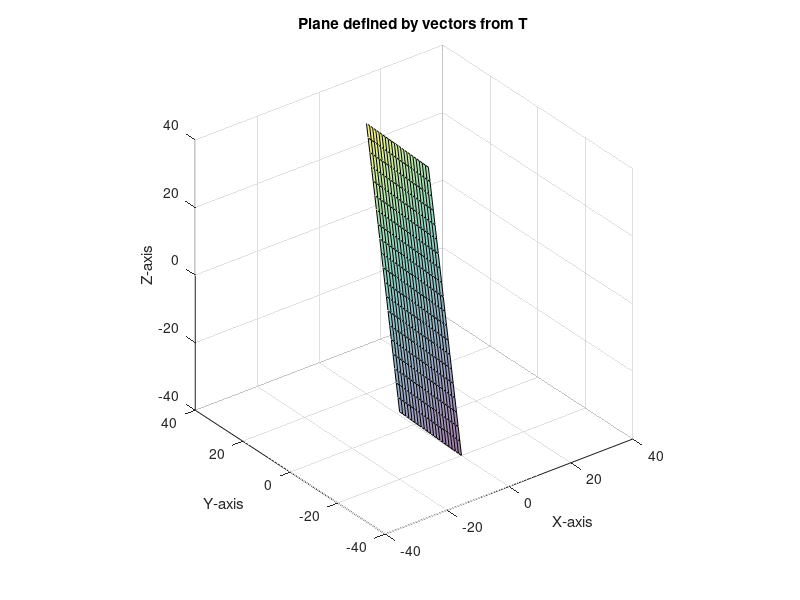
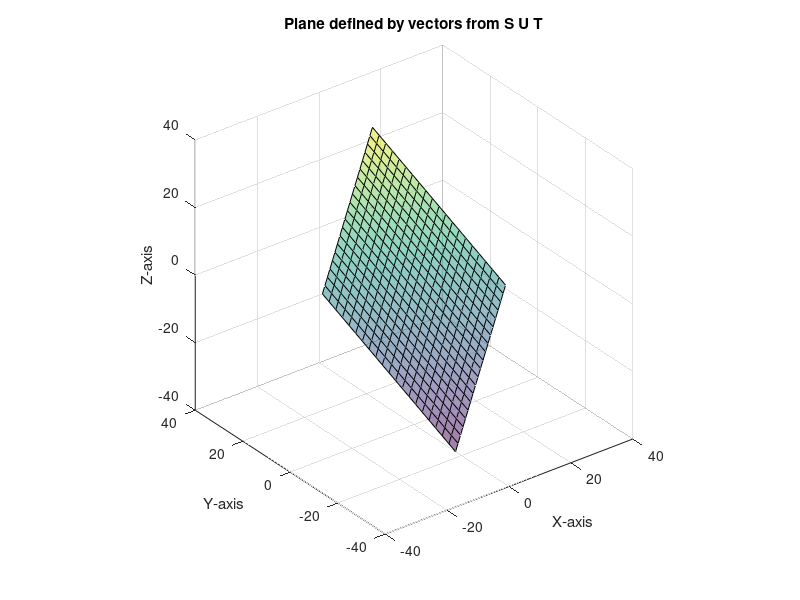

These figures' MATLAB source, in order:
clc;
warning off;
function solution = findUnionBasis(U, V)
  matrix = [U, V];
  solution = [];
  index_list = [];
  rref_matrix = rref(matrix);

  for i = 1:2
    if rref_matrix(i, i) == 1;
      index_list = [index_list, i];
    endif
  endfor
  if length(index_list) == 0
    solution = "unfotunately, there's no linearly ind. vectors, I dont know how it happend, maybe your import is incorrect";
    return;
  endif
  solution = matrix(:, index_list);
endfunction



function result = oneNum(column)
  counter = 0;
  [m, n] = size(column);
  for i = 1:m
    if column(i,1) ~= 0;
      counter++;
    endif
  endfor
  if counter == 1;
    result = 1;
    return
  endif
  result = 0;
endfunction;

function basisSize = findBasisSize(B)
    A = rref(B);
    basisSize = 0;
    [m, n] = size(A);
    for j = 1:n
        if oneNum(A(:, j)) == 1
            basisSize++;
        endif
    endfor
endfunction
function solution = findUnionBasis(U, V)
  matrix = [U, V];
  solution = [];
  index_list = [];
  rref_matrix = rref(matrix);

  for i = 1:2
    if rref_matrix(i, i) == 1;
      index_list = [index_list, i];
    endif
  endfor
  if length(index_list) == 0
    solution = "unfotunately, there's no linearly ind. vectors, I dont know how it happend, maybe your import is incorrect";
    return;
  endif
  solution = matrix(:, index_list);
endfunction

function intersectionBasis = findIntersectionBasis(U, V)
    A = [U, V];
    rrefA = rref(A);
    [m, n] = size(rrefA);
    intersectionBasis = [];
    dependent_indices = find(sum(abs(rrefA), 1) == 0);
    if ~isempty(dependent_indices)
        for idx = dependent_indices
            if idx <= size(U, 2)
                intersectionBasis = [intersectionBasis, U(:, idx)];
            endif
        endfor
    endif
endfunction

function lead_vars = findLeadVars(rref_matrix)
  [m, n] = size(rref_matrix);
  lead_vars = [];
  for i = 1:m;
    if rref_matrix(i,i) == 1;
      lead_vars = [lead_vars, i];
    endif
  endfor
endfunction

function FSR = findFSR(matrix)
  rref_matrix = rref(matrix);
  [m, n] = size(rref_matrix);
  lead_vars = findLeadVars(rref_matrix);
  free_vars = setdiff(1:n, lead_vars);

  FSR = zeros(length(free_vars), n);

  for i = 1:length(free_vars)
    FSR(i, free_vars(i)) = 1;
    for j = 1:length(lead_vars)
        if rref_matrix(j, free_vars(i)) ~= 0
            FSR(i, lead_vars(j)) = -rref_matrix(j, free_vars(i));
        end
    end
  end

endfunction





function unionFSR = findUnionFSR(U, V)
  UV = [U, V];
  unionFSR = findFSR(UV);
endfunction



function intersectionBasis = findIntersectionBasis_1(U, V)
  intersectionFSR = findUnionFSR(U, V);
  [m_FSR, n_FSR] = size(intersectionFSR);
  [m, n] = size(U);
  intersectionBasis = zeros(m, m_FSR);
  for i = 1:m_FSR; % 1:7
    new_vector = U(:,1) * intersectionFSR(1,i);
    for j = 2:m;
      new_vector = new_vector + (intersectionFSR(i,j) * U(:,j));
    endfor
    intersectionBasis(:, i) = new_vector;
  endfor



endfunction


function intersectionBasisSize = findIntersectionBasisSize(U, V);
   UV = [U,V];
   sizeUV = findBasisSize(UV)
   sizeU = findBasisSize(U)
   sizeV = findBasisSize(V)
   intersectionBasisSize = sizeU + sizeV - sizeUV;

endfunction
function lead_vars = findLeadVars(rref_matrix)
  [m, n] = size(rref_matrix);
  lead_vars = [];
  for i = 1:m
    if rref_matrix(i,i) == 1
      lead_vars = [lead_vars, i];
    endif
  endfor
endfunction

function last_lead_var = findLastLeadVar(rref_matrix)
  [m, n] = size(rref_matrix);
  last_lead_var = 1;
  for i = 1:m
    if rref_matrix(i,i) == 1
      last_lead_var = i;
    endif
  endfor
endfunction

function FSR_matrix = findFSR_2(B)
  A = rref(B);
  lead_vars = findLeadVars(A);

  B = A(any(A, 2), :);

  [m, n] = size(A);

  free_vars = B(:, (findLastLeadVar(B)+1):end);
  [m1, n1] = size(free_vars);

  FSR_matrix = zeros(n1, n);


  for lineInFSRorColumInFree = 1:n1
    for i = 1:m1
      FSR_matrix(lineInFSRorColumInFree, i) = free_vars( i, lineInFSRorColumInFree);
    endfor
  endfor

  j = 1;
  for i = m1+1:n
    FSR_matrix(j, i) = 1;
    j++;
  endfor

endfunction





S = [1 2 -1; 2 0 1];
T = [1 0 -1; 1 2 3];


[u, v] = meshgrid(-10:1:10, -10:1:10);


XS = u * S(1,1) + v * S(2,1);
YS = u * S(1, 2) + v * S(2,2);
ZS = u * S(1, 3) + v * S(2,3);

% Відкриваємо вікно для графіків
figure;


surf(XS, YS, ZS, 'FaceAlpha', 0.5);
title('Plane defined by vectors from S');
xlabel('X-axis'); ylabel('Y-axis'); zlabel('Z-axis');
grid on;
axis equal;


pause(5);  % Пауза

% Кліримо фігуру для наступної площини
clf;

% Визначення координат для площини T
XT = u * T(1,1) + v * T(2,1);
YT = u * T(1,2) + v * T(2,2);
ZT = u * T(1,3) + v * T(2,3);


surf(XT, YT, ZT, 'FaceAlpha', 0.5);
title('Plane defined by vectors from T');
xlabel('X-axis'); ylabel('Y-axis'); zlabel('Z-axis');
grid on;
axis equal;

pause(5)

unionBasis = findUnionBasis(S, T);

Xunion = u * unionBasis(1,1) + v * unionBasis(2,1);
Yunion = u * unionBasis(1,2) + v * unionBasis(2,2);
Zunion = u * 0 + v * 0;
#Zunion = u * unionBasis(1,3) + v * unionBasis(2,3);


figure;


surf(Xunion, Yunion, Zunion, 'FaceAlpha', 0.5);
title('Plane defined by vectors from unionBasis');
xlabel('X-axis'); ylabel('Y-axis'); zlabel('Z-axis');
grid on;
axis equal;

pause(5);


B = findIntersectionBasis_1(S, T);

XB = u*B(1,1) + v*B(2,1);
YB = u*B(1,2) + v*B(2,2);
ZB = u*B(1,3) + v*B(2,3);


surf(XB, YB, ZB, 'FaceAlpha', 0.5);
title('Plane defined by vectors from S U T');
xlabel('X-axis'); ylabel('Y-axis'); zlabel('Z-axis');
grid on;
axis equal;
